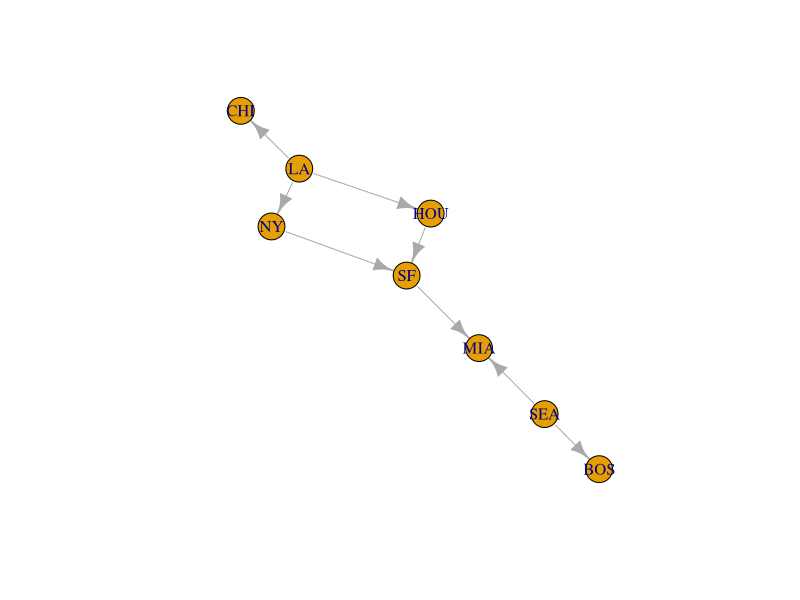
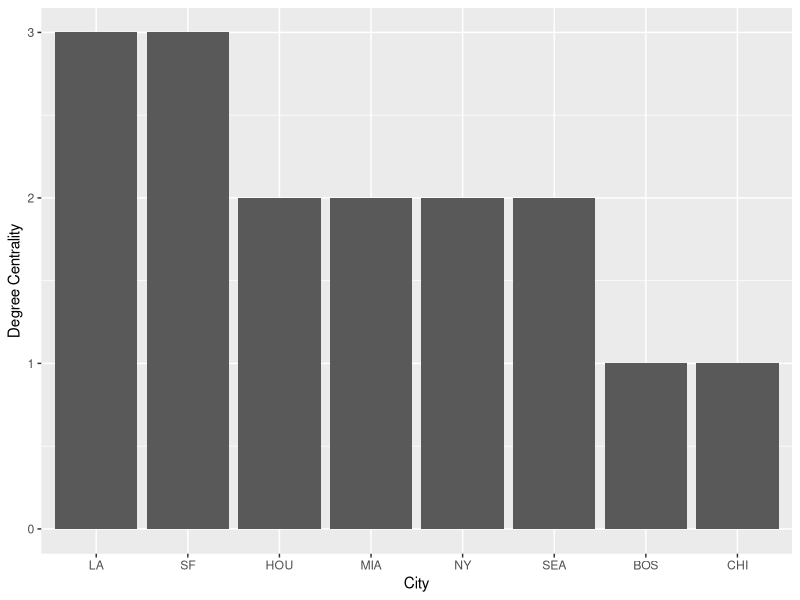
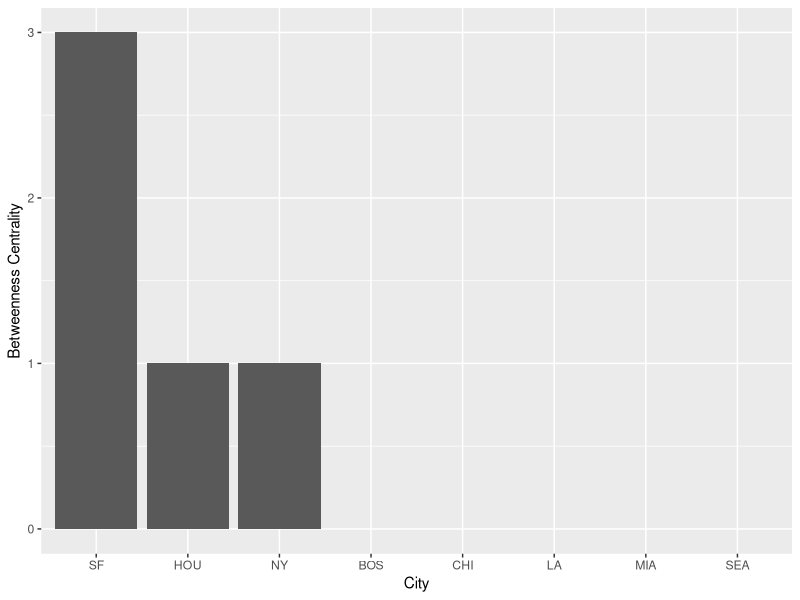
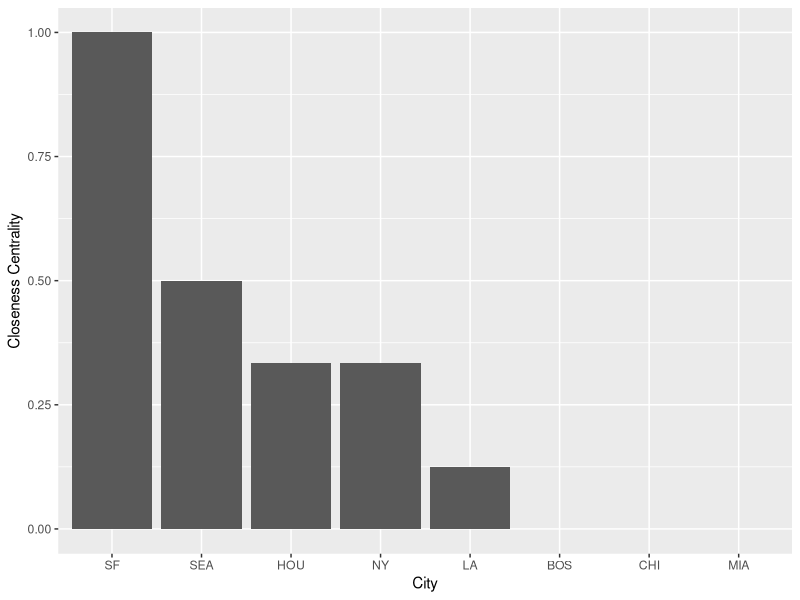

These figures' R source, in order:
## ---- chunk 1
# install package if needed 
# install.packages('igraph')
# install.packages('ggplot2')
## ---- chunk 2
# Import libraries
library(igraph)
library(ggplot2)

## ---- chunk 3

nodes=cbind('id'=c('SF','LA','SEA','NY','CHI','HOU','MIA','BOS'))
nodes

links=cbind('from'=c('SF',rep('LA',3),rep('SEA',2),'HOU','NY'),
            'to'=c('MIA','NY','CHI','HOU','MIA','BOS',rep('SF',2)),
            'weight'=rep(1,8))
links

net = graph_from_data_frame(links,vertices = nodes,directed = T)
plot(net)


## ---- chunk 4
degree_g <- igraph::degree(net)

degree_g <- data.frame(city=names(degree_g), value=degree_g, row.names=NULL)

betweenness_g <- igraph::betweenness(net)
betweenness_g <- data.frame(city=names(betweenness_g), value=betweenness_g, row.names=NULL)

closeness_g <- igraph::closeness(net)
closeness_g <- data.frame(city=names(closeness_g), value=closeness_g, row.names=NULL)

ggplot(data=degree_g, aes(x=reorder(city, -value), y=value)) + geom_bar(stat="identity") + xlab('City') + ylab('Degree Centrality')

ggplot(data=betweenness_g, aes(x=reorder(city, -value), y=value)) + geom_bar(stat="identity") + xlab('City') + ylab('Betweenness Centrality') 

ggplot(data=closeness_g, aes(x=reorder(city, -value), y=value)) + geom_bar(stat="identity") + xlab('City') + ylab('Closeness Centrality') 


